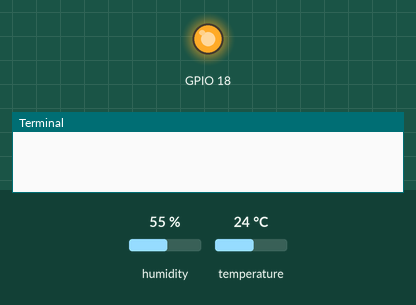
Simulated run of this program. Board: Raspberry Pi (BCM pin numbers). Parts: output pins drawn as LEDs (lit = HIGH), the last lines printed to the terminal. The test bench sets the inputs (shaded band); at power-on: humidity 55 %, temperature 24 °C. The clock reads 2024-03-15 10:24:30 at power-on unless the program sets it; pins used as bus, display or sensor lines are not drawn.

Above: at 0.1 s.
At 1.2 s:
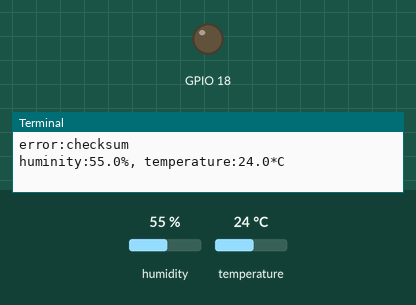
1.3 s: humidity set to 22 %
2.8 s: temperature set to 12 °C
4.3 s: humidity set to 40 %
Timing chart, 0 to 7.3 s (numbered marks = the images above; inputs shaded):
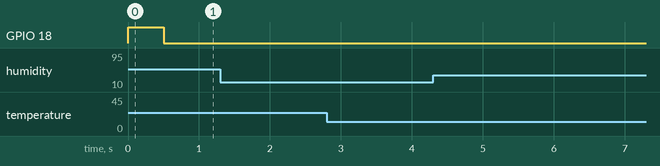

The program:

dht11.py
```python
import RPi.GPIO as GPIO, time

# return : (humidity, temperature, message))
def read_dht(pin):
    data = [0,0,0,0,0]
    GPIO.setmode(GPIO.BCM)
    GPIO.setup(pin, GPIO.OUT)
    GPIO.output(pin, 1)
    time.sleep(0.5)
    GPIO.output(pin, 0)
    time.sleep(0.018)
    GPIO.setup(pin, GPIO.IN, pull_up_down=GPIO.PUD_UP)
    time.sleep(0.000001)

    old_val = -1
    for i in range(83): # 40*2+3
        time_s = time.time()
        while(True):
            val = GPIO.input(pin)
            duration = time.time() - time_s
            if val == old_val:
                if duration > 0.001 :
                    return (None, None, "error:timeout")
            else :
                if i >=3 and old_val == 1:
                    index = (i-3)//16
                    data[index] <<=1
                    if duration > 0.000048:
                        data[index] |= 1
                old_val = val
                break
    if(data[4]== (data[0]+ data[1]+data[2]+data[3])):
        humi = data[0] + data[1]/10.0
        temp = data[2] +data[3]/10.0
        return (humi, temp, "OK")
    else:
        return (None, None, "error:checksum")

PIN_DHT11 = 18
while(True):
    humi, temp, msg = read_dht(PIN_DHT11)
    if humi is None or temp is None :
        print(msg)
    else:
        print(f'huminity:{humi}%, temperature:{temp}*C')
```
